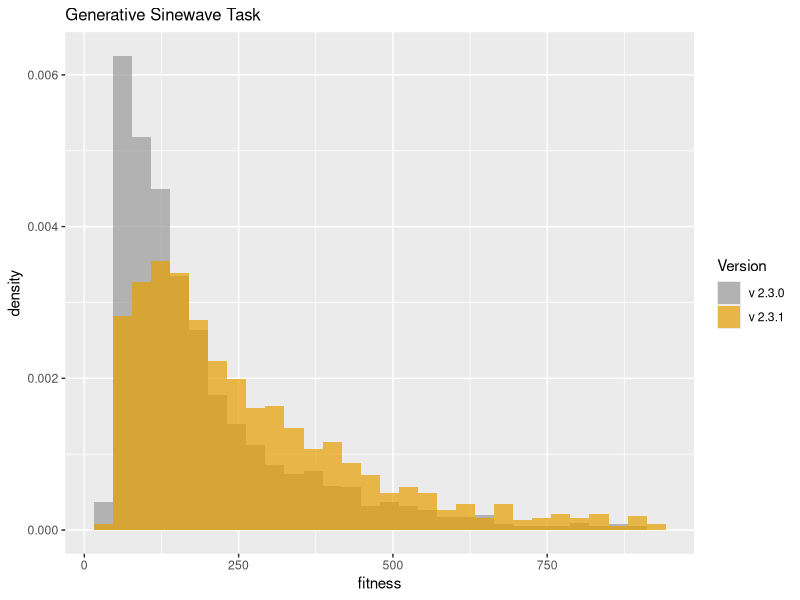
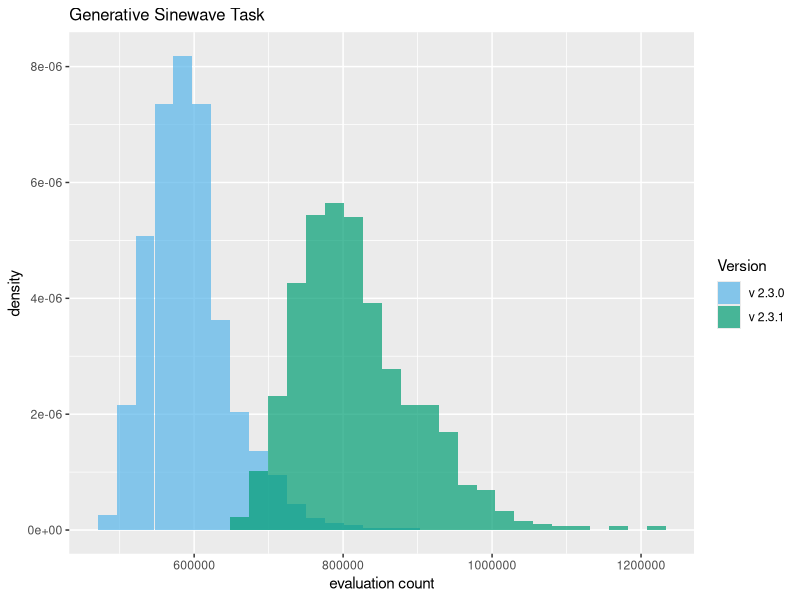

Write the R code that produced these figures, in order.
library("ggplot2")
setwd("D:/home/websites/sharpneat-web/public/releases/sharpneat-2-3-1")

# A colourblind friendly palette.
cbPalette <- c("#999999", "#E69F00", "#56B4E9", "#009E73", "#F0E442", "#0072B2", "#D55E00", "#CC79A7")
cbPaletteB <- c("#56B4E9", "#009E73", "#F0E442", "#0072B2", "#D55E00", "#CC79A7", "#999999", "#E69F00")

# Load two data frames
dat1 <- read.table("sinewave-samples-v2-3-0.csv", sep=",", head=TRUE)
dat2 <- read.table("sinewave-samples-v2-3-1.csv", sep=",", head=TRUE)

# Combine the two dataframes into one.
# First create a new column in each.
dat1$ver <- 'v230'
dat2$ver <- 'v231'

# and combine into a new data frame.
dat <- rbind(dat1, dat2)

# Plot two overlaid histograms, one for each of the two dataframes
p4 = ggplot(dat, aes(bestfitness, fill = ver )) + 
   geom_histogram(alpha = 0.7, aes(y = ..density..), position = 'identity') +
   scale_fill_manual(values=cbPalette, name='Version', labels=c('v 2.3.0','v 2.3.1')) +
   labs(x='fitness') + 
   ggtitle("Generative Sinewave Task") +
   theme(plot.title = element_text(size = 12))

ggsave(filename="sinewave-bestfitness-v230-v231-hist.png", plot=p4, height=4, width=8, units="in", dpi=100)

# Eval count.
p2 = ggplot(dat, aes(evalcount, fill = ver )) + 
   geom_histogram(alpha = 0.7, aes(y = ..density..), position = 'identity') +
   scale_fill_manual(values=cbPaletteB, name='Version', labels=c('v 2.3.0','v 2.3.1')) +
   labs(x='evaluation count') + 
   ggtitle("Generative Sinewave Task") +
   theme(plot.title = element_text(size = 12))

ggsave(filename="sinewave-evalcount-v230-v231-hist.png", plot=p2, height=4, width=8, units="in", dpi=100)
